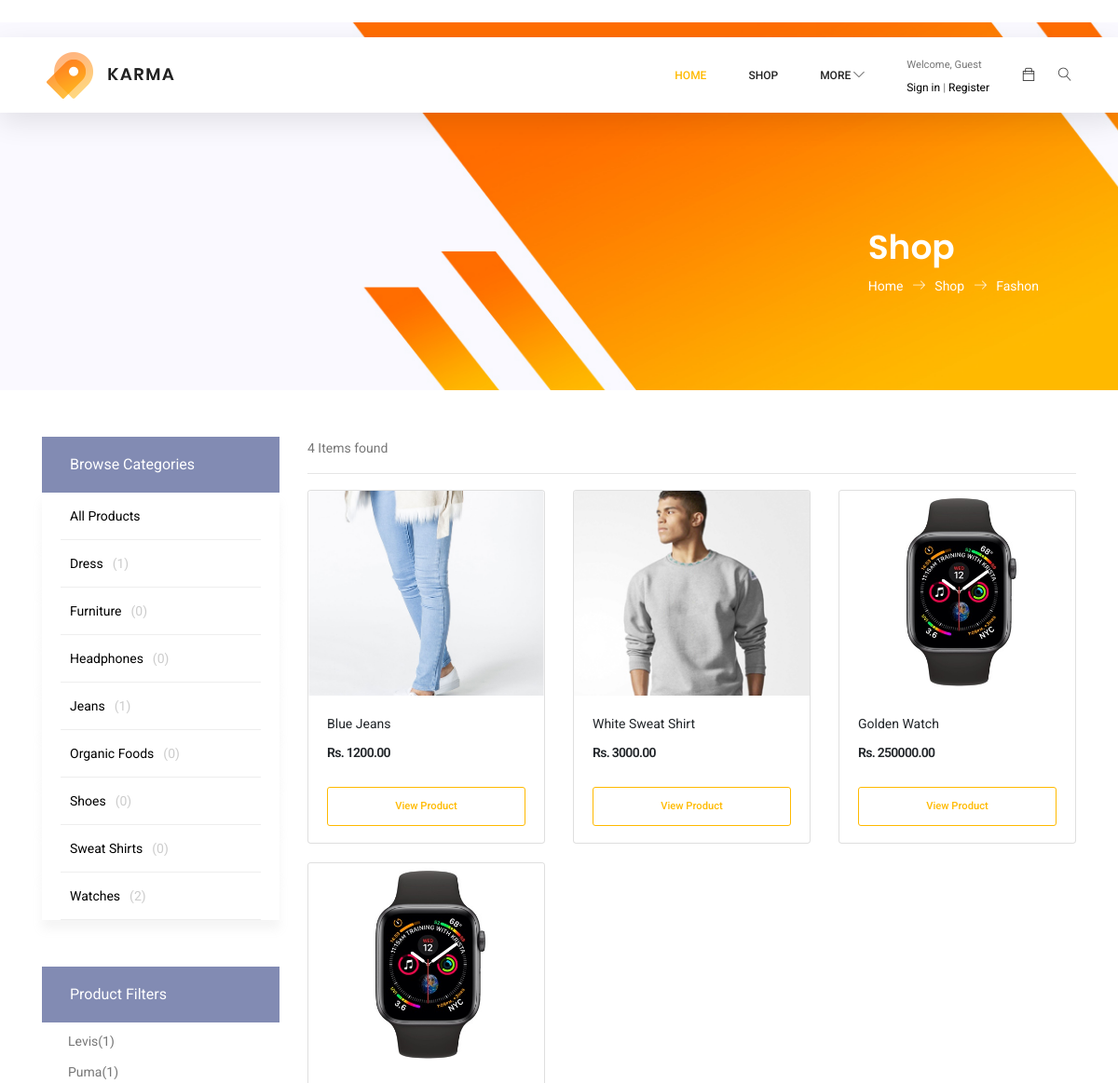
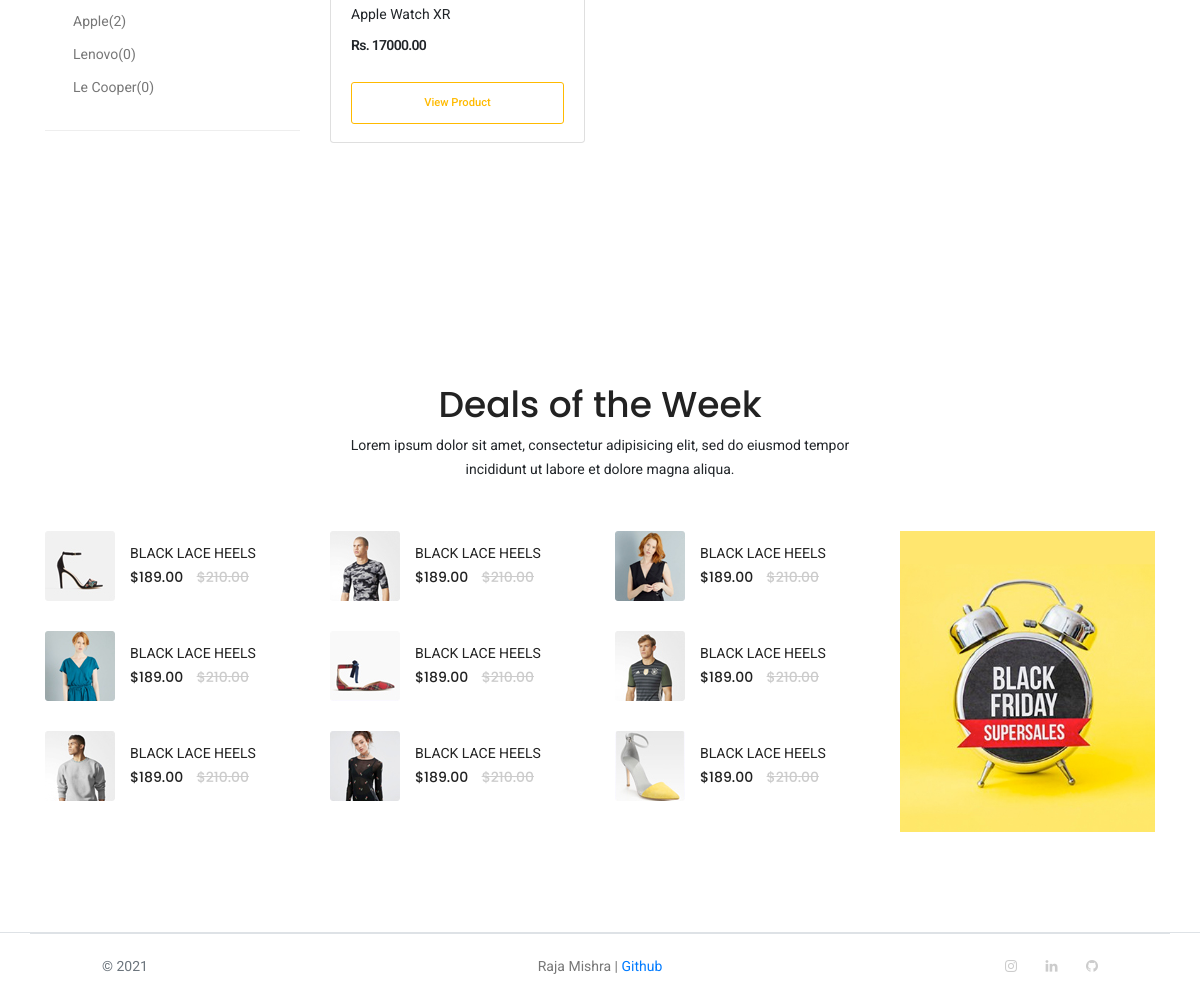
The app's page /shop/ with its own data (2 pictures, top to bottom).
### category/models.py (models this page shows, shortened)
class Category(models.Model):
    category_name = models.CharField(max_length=50,unique=True)
    slug  = models.SlugField(max_length=100, unique= True)
    description = models.TextField(max_length=255, blank=True)
    category_img = models.ImageField(upload_to='category/', blank=True, null=True)
    def get_url(self):
            return reverse('products_by_category',args=[self.slug])
    class Meta:
        verbose_name = 'category'
        verbose_name_plural = 'categories'

### store/models.py (models this page shows, shortened)
class Brand(models.Model):
    brand_name = models.CharField(max_length=50)
    class Meta:
        verbose_name = 'brand'
        verbose_name_plural = 'brands'

class Product(models.Model):
    product_name        = models.CharField(max_length=200,unique=True)
    brand               = models.ForeignKey('Brand', on_delete=models.SET_NULL, null=True)
    product_category    = models.ForeignKey(Category, on_delete = models.SET_NULL, null = True)
    slug                = models.SlugField(max_length=255, unique= True)
    price               = models.DecimalField(max_digits=10, decimal_places=2, null=True)
    description         = models.TextField(max_length=255, blank=True)
    product_img         = models.ImageField(upload_to='product/', blank=True, null=True)
    created             = models.DateTimeField(auto_now_add=True)
    modified_time       = models.DateTimeField(auto_now=True)
    stock               = models.IntegerField(null=True)
    is_available        = models.BooleanField(default=True)
    def get_url(self):
        return reverse('products_detail',args=[self.product_category.slug,self.slug])
    def display_image(self):
        return mark_safe('<img src="{}" width="100" />'.format(self.product_img.url))
    display_image.short_description = 'Image'
    display_image.allow_tags = True
    class Meta:
        verbose_name = 'Product'
        verbose_name_plural = 'Products'

### store/views.py (the view)
# urls.py: path('shop/', include('store.urls')),
def shop(request, category_slug=None):
    categories        = None
    products        = None
    if category_slug != None:
        categories   = get_object_or_404(Category, slug=category_slug)
        products     = Product.objects.filter(product_category=categories,is_available=True)
        paginator      = Paginator(products,6)
        page           = request.GET.get('page')
        paged_products = paginator.get_page(page)
        search_count = products.count()
    else:
        products       = Product.objects.all().filter(is_available=True).order_by('id')
        paginator      = Paginator(products,6)
        page           = request.GET.get('page')
        paged_products = paginator.get_page(page)
        search_count = products.count()
    categorylist    = Category.objects.annotate(total_products=Count('product'))
    brandlist       = Brand.objects.annotate(total_brands=Count('product'))
    context = {
        'category_list' : categorylist, 'brandlist': brandlist, 'products' : paged_products,
        'search_count' : search_count,
    }
    return render(request,'shop/shop.html',context)

### carts/context_processors.py (called while the page is built)
def cart_count(request):
    count = 0
    if 'admin' in request.path:
        return {}
    else:
        try:
            cart = Cart.objects.filter(cart_id=_session_id(request))
            if request.user.is_authenticated:
                cart_items = CartItem.objects.all().filter(user=request.user)
            else:
                cart_items = CartItem.objects.all().filter(cart=cart[:1])
            for cart_item in cart_items:
                count += cart_item.quantity
        except Cart.DoesNotExist:
            count = 0
    return dict(count=count)

### carts/views.py (called while the page is built)
def _session_id(request):
    cart_id = request.session.session_key
    if not cart_id:
        cart_id = request.session.create()
    return cart_id

### category/context_processor.py (called while the page is built)
def menu_links(request):
    links = Category.objects.all()
    return dict(links=links)

### templates/shop/shop.html (shortened to what this page needs)
{% extends 'base.html' %}
{% load static %}
{% block content %}
    <section class="banner-area organic-breadcrumb">
        <div class="container">
            <div class="breadcrumb-banner d-flex flex-wrap align-items-center justify-content-end">
                <div class="col-first">
					{% if 'search' in request.path %}
						<h1>Search Results</h1>
						<nav class="d-flex align-items-center">
							<a href="{% url 'home' %}">Home<span class="lnr lnr-arrow-right"></span></a>
							<a href="{% url 'shop' %}">Shop</a>
						</nav>
					{% else %}
						<h1>Shop</h1>
						<nav class="d-flex align-items-center">
							<a href="{% url 'home' %}">Home<span class="lnr lnr-arrow-right"></span></a>
							<a href="{% url 'shop' %}">Shop<span class="lnr lnr-arrow-right"></span></a>
							<a href="category.html">Fashon</a>
						</nav>
					{% endif %}
                </div>
            </div>
        </div>
    </section>
    <div class="container" style="padding-top: 50px;">
		<div class="row">
			<div class="col-xl-3 col-lg-4 col-md-5">
				<div class="sidebar-categories">
					<div class="head">Browse Categories</div>
					<ul class="main-categories">
						<li class="main-nav-list"><a href="{% url 'shop' %}">All Products</a></li>
					</ul>
					{% for category in category_list %}
					<ul class="main-categories">
						<li class="main-nav-list"><a href="{{category.get_url}}">{{category.category_name}}<span class="number">({{category.total_products}})</span></a></li>
					</ul>
					{% endfor %}
				</div>
				<div class="sidebar-filter mt-50">
					<div class="top-filter-head">Product Filters</div>
					<div class="common-filter">
						{% for brandlist in brandlist %}
						<form action="#">
							<ul>
								<li class="filter-list"><label for="apple">{{brandlist.brand_name}}<span>({{brandlist.total_brands}})</span></label></li>
							</ul>
						</form>
						{% endfor %}
					</div>
				</div>
			</div>
			<div class="col-xl-9 col-lg-8 col-md-7">
				<div class="form-inline">
					{% if products %}
					<span class="mr-md-auto">{{search_count}} Items found </span>
					{% else %}
					<h3 class="typography">No result found</h3>
					{% endif %}
				</div>
				<hr style="height: 2px;">
				<section class="lattest-product-area pb-40 category-list">
					<div class="row">
						{% for product in products %}
						<div class="col-md-4">
							<figure class="card card-product-grid">
								<div class="img-wrap">
									<a href="{{product.get_url}}" ><img src="{{product.product_img.url}}" style="width: 253px;"></a>
								</div>
								<figcaption class="info-wrap">
									<div class="fix-height">
										<a href="{{product.get_url}}" class="title">{{product.product_name}}</a>
										<div class="price-wrap mt-2">
											<span class="price">Rs. {{product.price}}</span>
										</div>
									</div>
									<a href="{{product.get_url}}" class="genric-btn primary-border radius" style="width: 100%;">View Product </a>
								</figcaption>
							</figure>
						</div>
						{% endfor %}
					</div>
				</section>
				<nav class="blog-pagination justify-content-center d-flex">
				</nav>
			</div>
		</div>
	</div>
	<section class="related-product-area section_gap">
		<div class="container">
			<div class="row justify-content-center">
				<div class="col-lg-6 text-center">
					<div class="section-title">
						<h1>Deals of the Week</h1>
						<p>Lorem ipsum dolor sit amet, consectetur adipisicing elit, sed do eiusmod tempor incididunt ut labore et dolore
							magna aliqua.</p>
					</div>
				</div>
			</div>
			<div class="row">
				<div class="col-lg-9">
					<div class="row">
						<div class="col-lg-4 col-md-4 col-sm-6 mb-20">
							<div class="single-related-product d-flex">
								<a href="#"><img src="{% static 'img/r1.jpg' %}" alt=""></a>
								<div class="desc">
									<a href="#" class="title">Black lace Heels</a>
									<div class="price">
										<h6>$189.00</h6>
										<h6 class="l-through">$210.00</h6>
									</div>
								</div>
							</div>
						</div>
						<div class="col-lg-4 col-md-4 col-sm-6 mb-20">
							<div class="single-related-product d-flex">
								<a href="#"><img src="{% static 'img/r2.jpg' %}" alt=""></a>
								<div class="desc">
									<a href="#" class="title">Black lace Heels</a>
									<div class="price">
										<h6>$189.00</h6>
										<h6 class="l-through">$210.00</h6>
									</div>
								</div>
							</div>
						</div>
						<div class="col-lg-4 col-md-4 col-sm-6 mb-20">
							<div class="single-related-product d-flex">
								<a href="#"><img src="{% static 'img/r3.jpg' %}" alt=""></a>
								<div class="desc">
									<a href="#" class="title">Black lace Heels</a>
									<div class="price">
										<h6>$189.00</h6>
										<h6 class="l-through">$210.00</h6>
									</div>
								</div>
							</div>
						</div>
						<div class="col-lg-4 col-md-4 col-sm-6 mb-20">
							<div class="single-related-product d-flex">
								<a href="#"><img src="{% static 'img/r5.jpg' %}" alt=""></a>
								<div class="desc">
									<a href="#" class="title">Black lace Heels</a>
									<div class="price">
										<h6>$189.00</h6>
										<h6 class="l-through">$210.00</h6>
									</div>
								</div>
							</div>
						</div>
						<div class="col-lg-4 col-md-4 col-sm-6 mb-20">
							<div class="single-related-product d-flex">
								<a href="#"><img src="{% static 'img/r6.jpg' %}" alt=""></a>
								<div class="desc">
									<a href="#" class="title">Black lace Heels</a>
									<div class="price">
										<h6>$189.00</h6>
										<h6 class="l-through">$210.00</h6>
									</div>
								</div>
							</div>
						</div>
						<div class="col-lg-4 col-md-4 col-sm-6 mb-20">
							<div class="single-related-product d-flex">
								<a href="#"><img src="{% static 'img/r7.jpg' %}" alt=""></a>
								<div class="desc">
									<a href="#" class="title">Black lace Heels</a>
									<div class="price">
										<h6>$189.00</h6>
										<h6 class="l-through">$210.00</h6>
									</div>
								</div>
							</div>
						</div>
						<div class="col-lg-4 col-md-4 col-sm-6">
							<div class="single-related-product d-flex">
								<a href="#"><img src="{% static 'img/r9.jpg' %}" alt=""></a>
								<div class="desc">
									<a href="#" class="title">Black lace Heels</a>
									<div class="price">
										<h6>$189.00</h6>
										<h6 class="l-through">$210.00</h6>
									</div>
								</div>
							</div>
						</div>
						<div class="col-lg-4 col-md-4 col-sm-6">
							<div class="single-related-product d-flex">
								<a href="#"><img src="{% static 'img/r10.jp' %}g" alt=""></a>
								<div class="desc">
									<a href="#" class="title">Black lace Heels</a>
									<div class="price">
										<h6>$189.00</h6>
										<h6 class="l-through">$210.00</h6>
									</div>
								</div>
							</div>
						</div>
						<div class="col-lg-4 col-md-4 col-sm-6">
							<div class="single-related-product d-flex">
								<a href="#"><img src="{% static 'img/r11.jp' %}g" alt=""></a>
								<div class="desc">
									<a href="#" class="title">Black lace Heels</a>
									<div class="price">
										<h6>$189.00</h6>
										<h6 class="l-through">$210.00</h6>
									</div>
								</div>
							</div>
						</div>
					</div>
				</div>
				<div class="col-lg-3">
					<div class="ctg-right">
						<a href="#" target="_blank">
							<img class="img-fluid d-block mx-auto" src="{% static 'img/category/c5.jpg' %}" alt="">
						</a>
					</div>
				</div>
			</div>
		</div>
	</section>
{% endblock %}

### static/css/ui.css (style rules this page uses)
html { font-family: "Inter", sans-serif; font-size: 15px; }
.img-wrap { text-align: center; display: block; }
.img-wrap img { max-width: 100%; }
.price-wrap { letter-spacing: -0.7px; }
figure { margin-bottom: 0; }
.section-title { color: #212529; }
p:last-child { margin-bottom: 0; }
[class*=card-product] a.title { color: #212529; display: block; }
[class*=card-product] .img-wrap { overflow: hidden; position: relative; }
[class*=card-product] .img-wrap img { height: 100%; max-width: 100%; width: auto; display: inline-block; -o-object-fit: cover; object-fit: cover; }
.card-product-grid { margin-bottom: 20px; }
.card-product-grid .img-wrap { border-radius: 0.2rem 0.2rem 0 0; height: 220px; }
.card-product-grid .info-wrap { overflow: hidden; padding: 18px 20px; }
.card-product-grid .fix-height { height: 80px; overflow: hidden; }
.card .img-wrap { overflow: hidden; }
.price { font-weight: 600; color: #212529; }

### records on screen
Category: category_name "Dress", total_products "1"
Category: category_name "Furniture", total_products "0"
Category: category_name "Headphones", total_products "0"
Category: category_name "Jeans", total_products "1"
Category: category_name "Organic Foods", total_products "0"
Category: category_name "Shoes", total_products "0"
Category: category_name "Sweat Shirts", total_products "0"
Category: category_name "Watches", total_products "2"
Brand: brand_name "Levis", total_brands "1"
Brand: brand_name "Puma", total_brands "1"
Brand: brand_name "Apple", total_brands "2"
Brand: brand_name "Lenovo", total_brands "0"
Brand: brand_name "Le Cooper", total_brands "0"
Product: product_img (picture), product_name "Blue Jeans", price "1200.00"
Product: product_img (picture), product_name "White Sweat Shirt", price "3000.00"
Product: product_img (picture), product_name "Golden Watch", price "250000.00"
Product: product_img (picture), product_name "Apple Watch XR", price "17000.00"

### other values on screen
{{ search_count }} "4"
